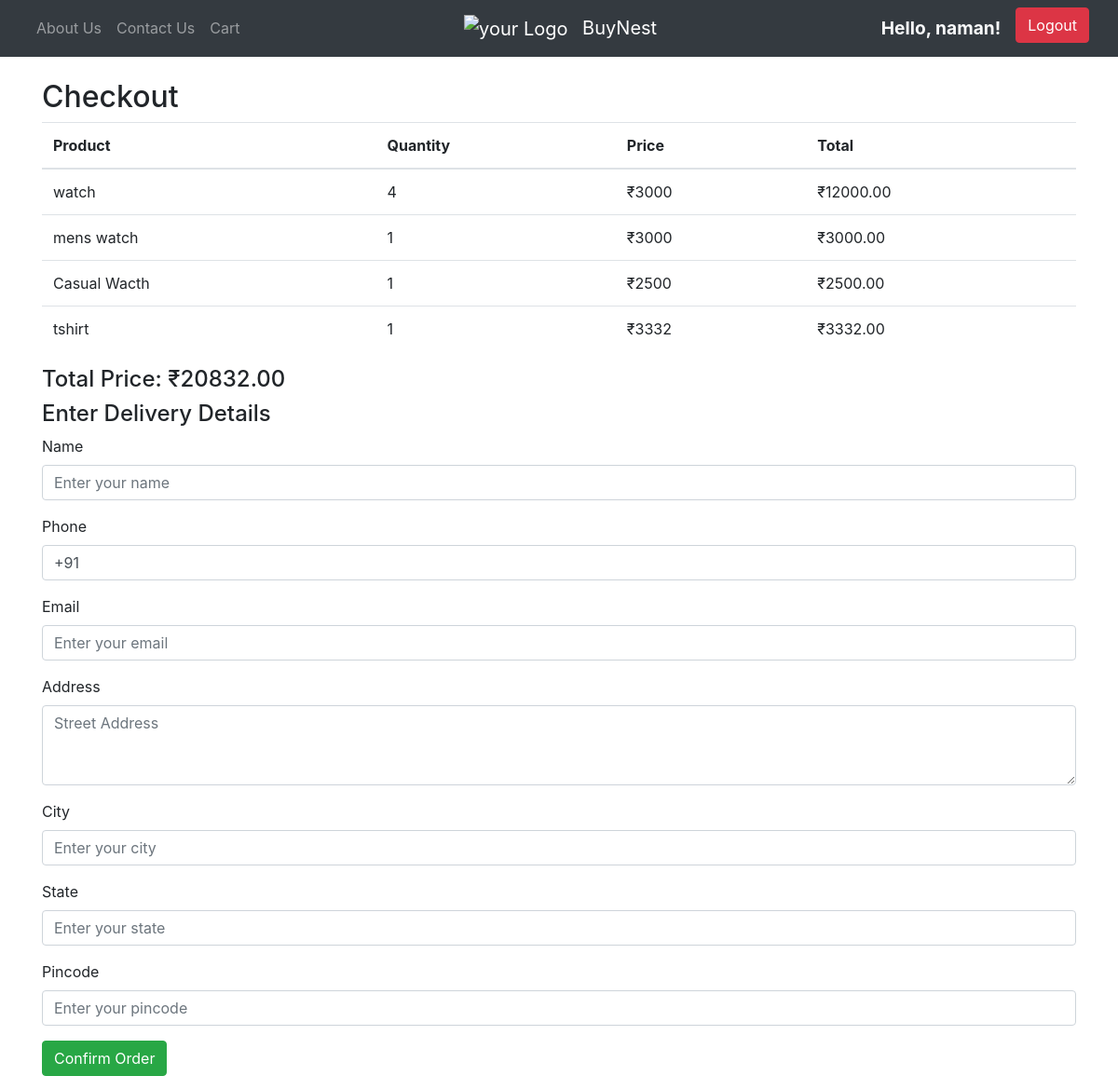
The app's page /ink/cart/checkout/ (signed in) with its own data.
### ink/models.py (models this page shows, shortened)
class Cart(models.Model):
    user = models.ForeignKey(User, on_delete=models.CASCADE)
    product = models.ForeignKey(product, on_delete=models.CASCADE)
    quantity = models.PositiveIntegerField(default=1)
    added_at = models.DateTimeField(auto_now_add=True)

class product(models.Model):
    product_name = models.CharField(max_length=50)
    category = models.CharField(max_length=50, default="")
    sub_category = models.CharField(max_length=50, default="")
    desc = models.CharField(max_length=300)
    pub_date = models.DateField()
    image = models.ImageField(upload_to="ink/images", default="")
    price = models.IntegerField(default=0)

### ink/views.py (the view, shortened to what this page needs)
# urls.py: path('cart/checkout/', views.checkout_view, name='checkout'),
def checkout_view(request):
    cart_items = Cart.objects.filter(user=request.user)
    if cart_items.exists():  # Ensure cart is not empty
        total_price = sum([item.product.price * item.quantity for item in cart_items])
    else:
        total_price = 0  # If no items in cart, set total price to 0
    return render(request, 'ink/checkout.html', {
        'cart_items': cart_items,
        'total_price': total_price
    })

### ink/templatetags/cart_extras.py (called while the page is built)
@register.filter
def multiply(value, arg):
    try:
        return value * arg
    except (ValueError, TypeError):
        return 0

### ink/templates/ink/checkout.html (shortened to what this page needs)
{% extends "ink/base.html" %}
{% load cart_extras %}
{% block content %}
<h2>Checkout</h2>
<table class="table">
  <thead>
    <tr>
      <th>Product</th>
      <th>Quantity</th>
      <th>Price</th>
      <th>Total</th>
    </tr>
  </thead>
  <tbody>
    {% for item in cart_items %}
    <tr>
      <td>{{ item.product.product_name }}</td>
      <td>{{ item.quantity }}</td>
      <td>₹{{ item.product.price }}</td>
      <td>₹{{ item.product.price|multiply:item.quantity|floatformat:2 }}</td>
    </tr>
    {% endfor %}
  </tbody>
</table>
<div class="total-price">
  <h4>Total Price: ₹{{ total_price|floatformat:2 }}</h4>
</div>
<h4>Enter Delivery Details</h4>
<form method="POST">
  <div class="form-group">
    <label for="name">Name</label>
    <input type="text" name="name" id="name" class="form-control" placeholder="Enter your name" required>
  </div>
  <div class="form-group">
    <label for="phone">Phone</label>
    <input type="text" name="phone" id="phone" class="form-control" placeholder="Enter your phone number" value="+91" required>
</div>
  <div class="form-group">
    <label for="email">Email</label>
    <input type="email" name="email" id="email" class="form-control" placeholder="Enter your email" required>
  </div>
  <div class="form-group">
    <label for="address">Address</label>
    <textarea name="address" id="address" class="form-control" rows="3" placeholder="Street Address" required></textarea>
  </div>
  <div class="form-group">
    <label for="city">City</label>
    <input type="text" name="city" id="city" class="form-control" placeholder="Enter your city" required>
  </div>
  <div class="form-group">
    <label for="state">State</label>
    <input type="text" name="state" id="state" class="form-control" placeholder="Enter your state" required>
  </div>
  <div class="form-group">
    <label for="pincode">Pincode</label>
    <input type="text" name="pincode" id="pincode" class="form-control" placeholder="Enter your pincode" required>
  </div>
  <button type="submit" class="btn btn-success">Confirm Order</button>
</form>
{% endblock content %}

### ink/templates/ink/base.html (shortened to what this page needs)
<!DOCTYPE html>
<html lang="en">
<head>
  <link rel="stylesheet" href="https://stackpath.bootstrapcdn.com/bootstrap/4.5.2/css/bootstrap.min.css">
</head>
<body>
  {% load static %}
  <nav class="navbar navbar-expand-lg navbar-dark bg-dark">
    <div class="container-fluid">
      <div class="navbar-nav me-auto">
        <li class="nav-item">
          <a class="nav-link" href="/ink/about">About Us</a>
        </li>
        <li class="nav-item">
          <a class="nav-link" href="/ink/contact">Contact Us</a>
        </li>
        <li class="nav-item">
          <a class="nav-link" href="/ink/cart">Cart</a>
        </li>
      </div>
      <a class="navbar-brand mx-auto" href="/ink/">
        <img src="{% static '#' %}" alt="your Logo" style="width: 35px; height: 35px; margin-right: 10px;">
        BuyNest
      </a>
      <div class="navbar-nav ms-auto">
        {% if user.is_authenticated %}
          <span class="nav-link text-center font-weight-bold" style="color: #f8f9fa; font-size: 1.2rem;">
            Hello, {{ user.username }}!
          </span>
          <form method="post" action="{% url 'logout' %}" class="ml-2">
            <button type="submit" class="btn btn-danger" style="font-size: 1rem;">
              Logout
            </button>
          </form>
        {% else %}
          <a class="btn btn-primary mx-2" href="{% url 'login' %}" style="font-size: 1.2rem;">
            Login
          </a>
        {% endif %}
      </div>
    </div>
  </nav>
  <div class="container mt-4">
    {% block content %}
    {% endblock content %}
  </div>
</body>
</html>

### records on screen
Cart: product.product_name "watch", quantity "4", product.price "3000", product.price|multiply "12000.00"
Cart: product.product_name "mens watch", quantity "1", product.price "3000", product.price|multiply "3000.00"
Cart: product.product_name "Casual Wacth", quantity "1", product.price "2500", product.price|multiply "2500.00"
Cart: product.product_name "tshirt", quantity "1", product.price "3332", product.price|multiply "3332.00"

### other values on screen
{{ user.username }} "naman"
{{ total_price|floatformat:2 }} "20832.00"
